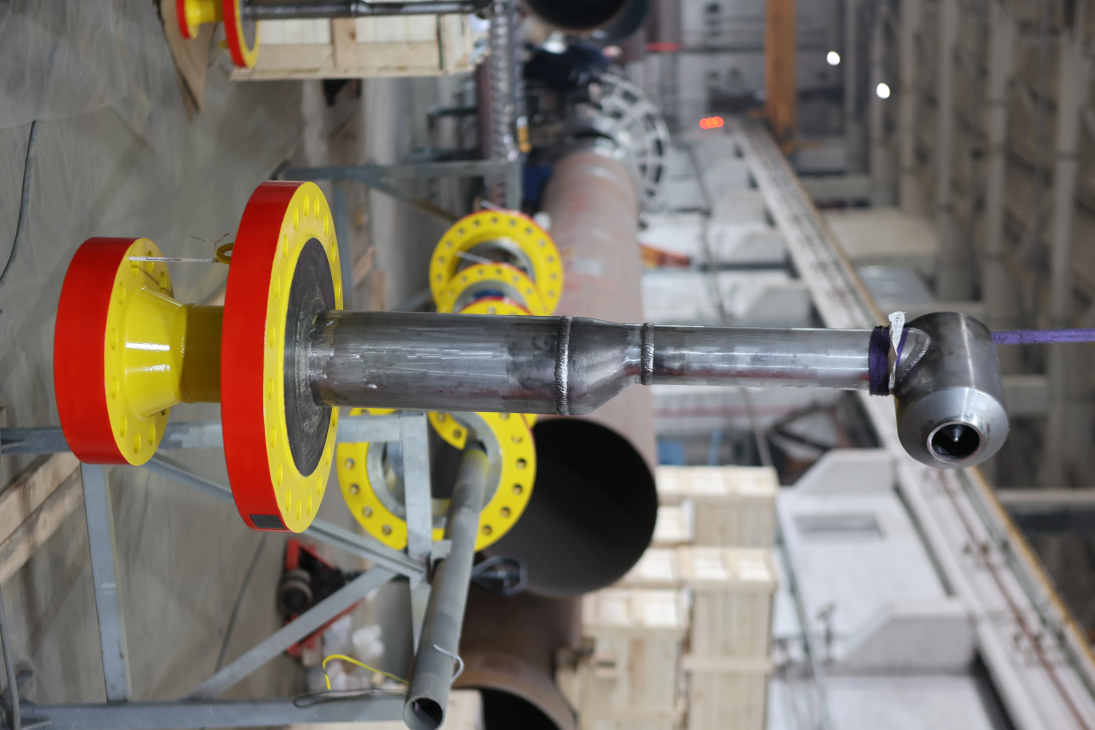
#> input picture src/imports/project-pipeline/N59A2349.webp, 5472 x 3648 px, found by its file name (shown at 1/5 size)
$ python remove_pipeline_rope.py
#> lines starting #> are read from the running program, lines starting #| are printed output that depends on the picture
from pathlib import Path
from PIL import Image, ImageDraw, ImageFilter

path = Path('src/imports/project-pipeline/N59A2349.webp')
image = Image.open(path).convert('RGB')
#> image is the input picture: PIL image 5472x3648 RGB; mean R, G, B 123.2, 116, 106.7
mask = Image.new('L', image.size, 0)
#> mask: PIL image 5472x3648 L; every value is 0
d = ImageDraw.Draw(mask)
d.rectangle((1590, 0, 1760, 2260), fill=255)
d.polygon([(1400, 2160), (2080, 2160), (2150, 2420), (1420, 2500)], fill=255)
mask = mask.filter(ImageFilter.GaussianBlur(7))
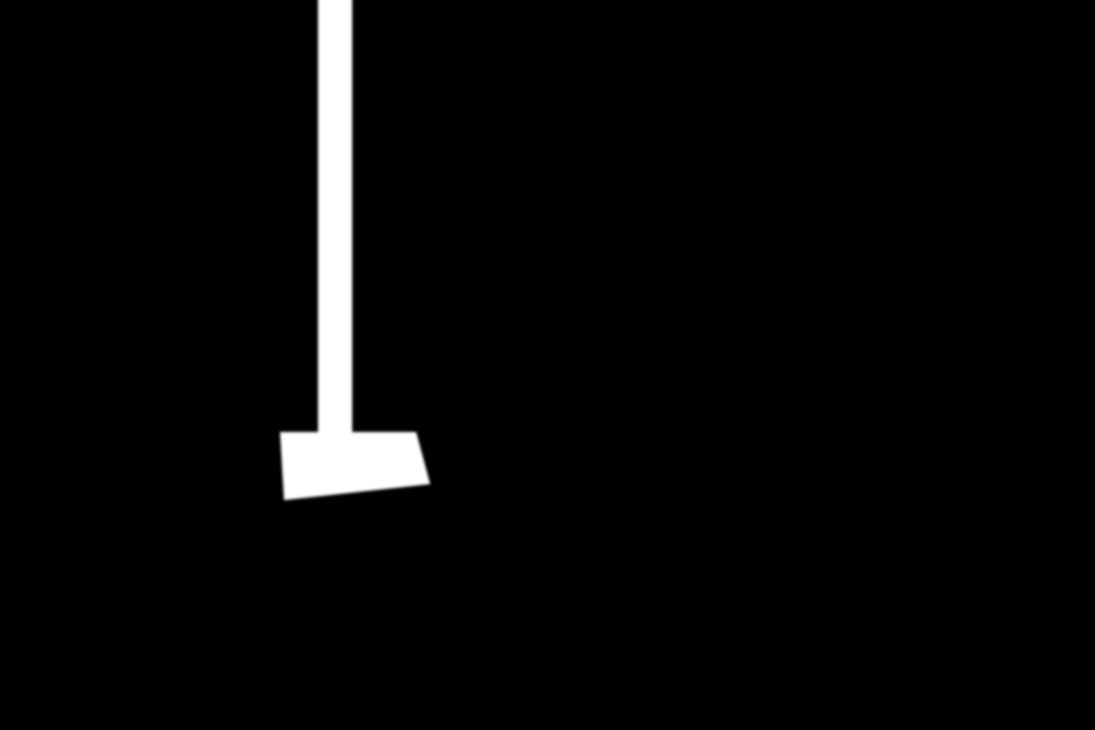
#> mask: PIL image 5472x3648 L (shown at 1/5 size); min 0, max 255, mean 7.5
result = image.copy()
src = image.load()
dst = result.load()
for y in range(0, 2550):
    for x in range(1350, 2200):
        if mask.getpixel((x, y)) > 160:
            sx = min(image.width - 1, x + 260)
            dst[x, y] = src[sx, y]
result = result.filter(ImageFilter.GaussianBlur(0.6))
result.save(path, 'WEBP', quality=84, method=6)
print(path)

$ run again, with src/imports/project-pipeline/N59A2333.webp copied over src/imports/project-pipeline/N59A2349.webp
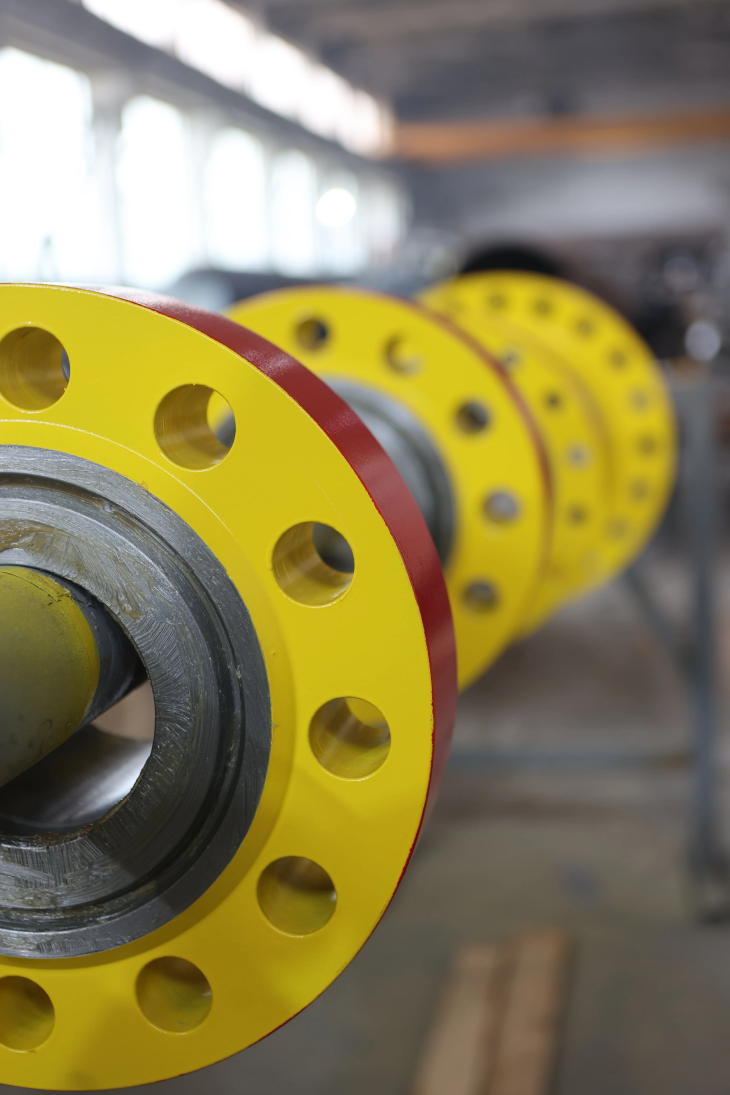
#> input picture src/imports/project-pipeline/N59A2333.webp, 3648 x 5472 px, found by its file name (shown at 1/5 size)
#> image is the input picture: PIL image 3648x5472 RGB; mean R, G, B 139.5, 129, 84.1
#> `mask = mask.filter(ImageFilter.GaussianBlur(7))`:
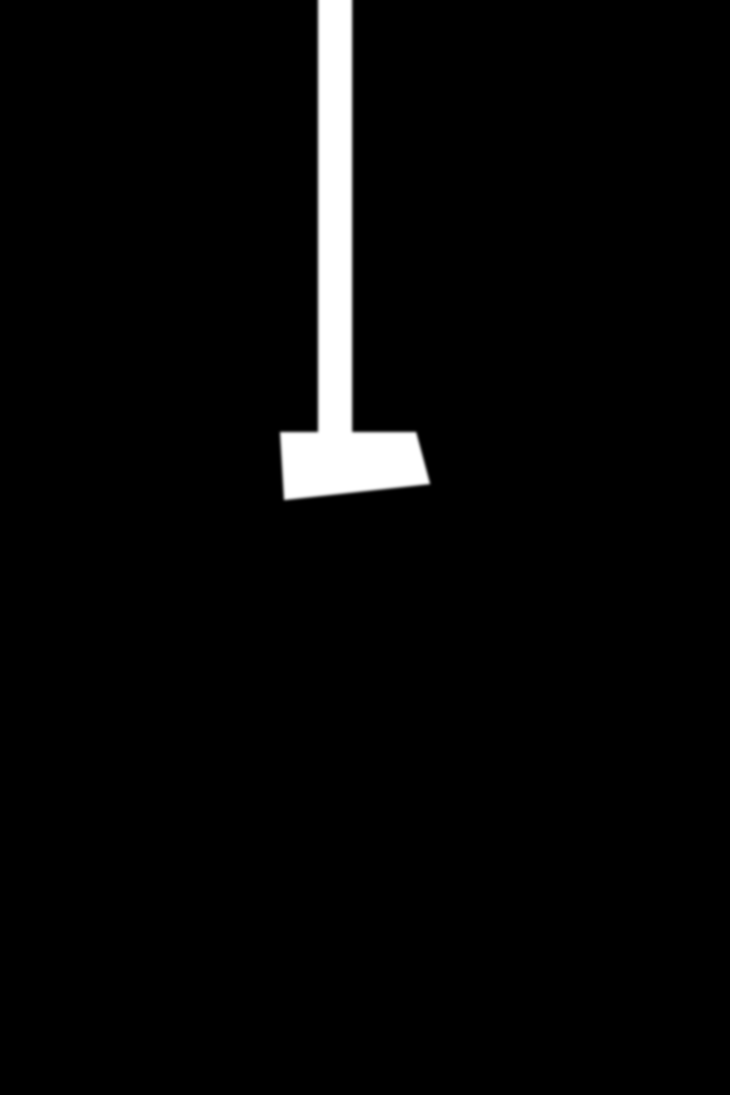
#> mask: PIL image 3648x5472 L (shown at 1/5 size); min 0, max 255, mean 7.5
#> `result = result.filter(ImageFilter.GaussianBlur(0.6))`:
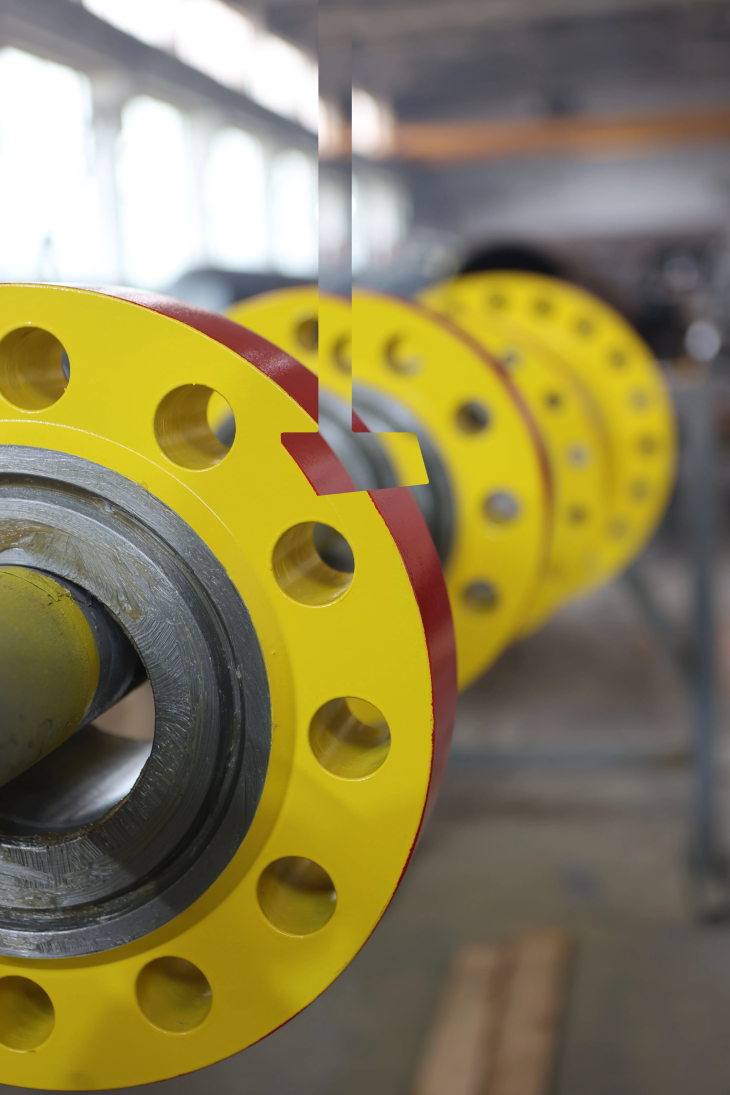
#> result: PIL image 3648x5472 RGB (shown at 1/5 size); mean R, G, B 138.9, 128.5, 83.9
